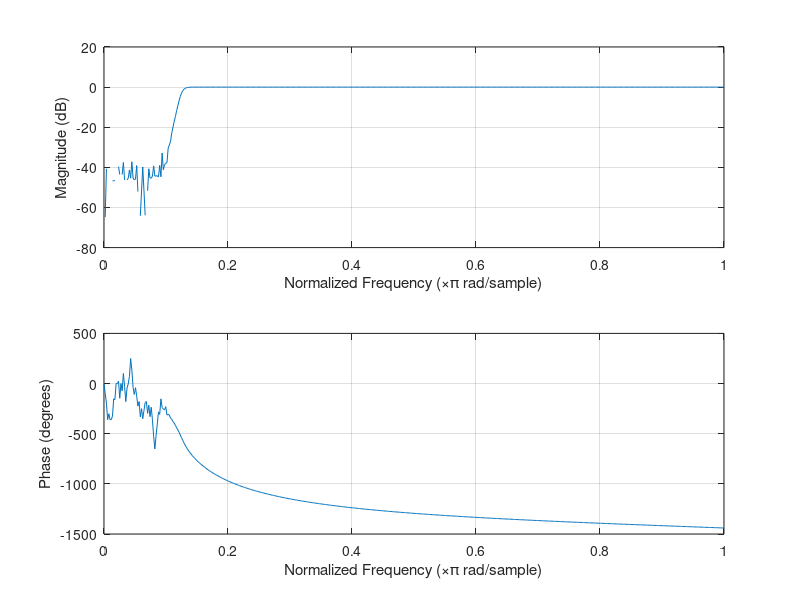

MATLAB code for this plot:
f1=500;
f2=1000;
f3=1500;
f4=2000;
fs= 10*max([f1,f2,f3,f4]);
ts=1/fs;
frmsize=2048;
t=(0:1:frmsize-1)*ts;
xt=cos(2*pi*f1*t)+cos(2*pi*f2*t)+cos(2*pi*f3*t)+cos(2*pi*f4*t);
plot(t,xt);
audiowrite('xt.wav',xt,fs);
energy= sum(power(abs (xt),2))*ts
delta_f=fs/frmsize;
f=(-(frmsize/2):1:((frmsize/2)-1))*delta_f;
xf=fftshift(fft(xt,frmsize))/fs;
energy= sum(power(abs (xf),2))*(1/frmsize)
plot(f,abs(xf));
pkg load signal
fc = 1250/(fs/2);
[b,a] = butter (20,fc);
 y1 = filter (b,a,xt);
 y1f = fftshift(fft(y1));
 energy= sum(power(abs (y1),2))
 audiowrite('lowpass.wav',y1,fs);
 plot(f,abs(y1f)) 
 plot(t,abs(y1))
 freqz(b,a);
[d,c] = butter (20,fc,'high');
 y2 = filter (d,c,xt);
 y2f = fftshift(fft(y2));
 energy= sum(power(abs (y2),2))
 audiowrite('highpass.wav',y2,fs);
 plot(f,abs(y2f)) 
  plot(t,abs(y2))
 freqz(d,c);